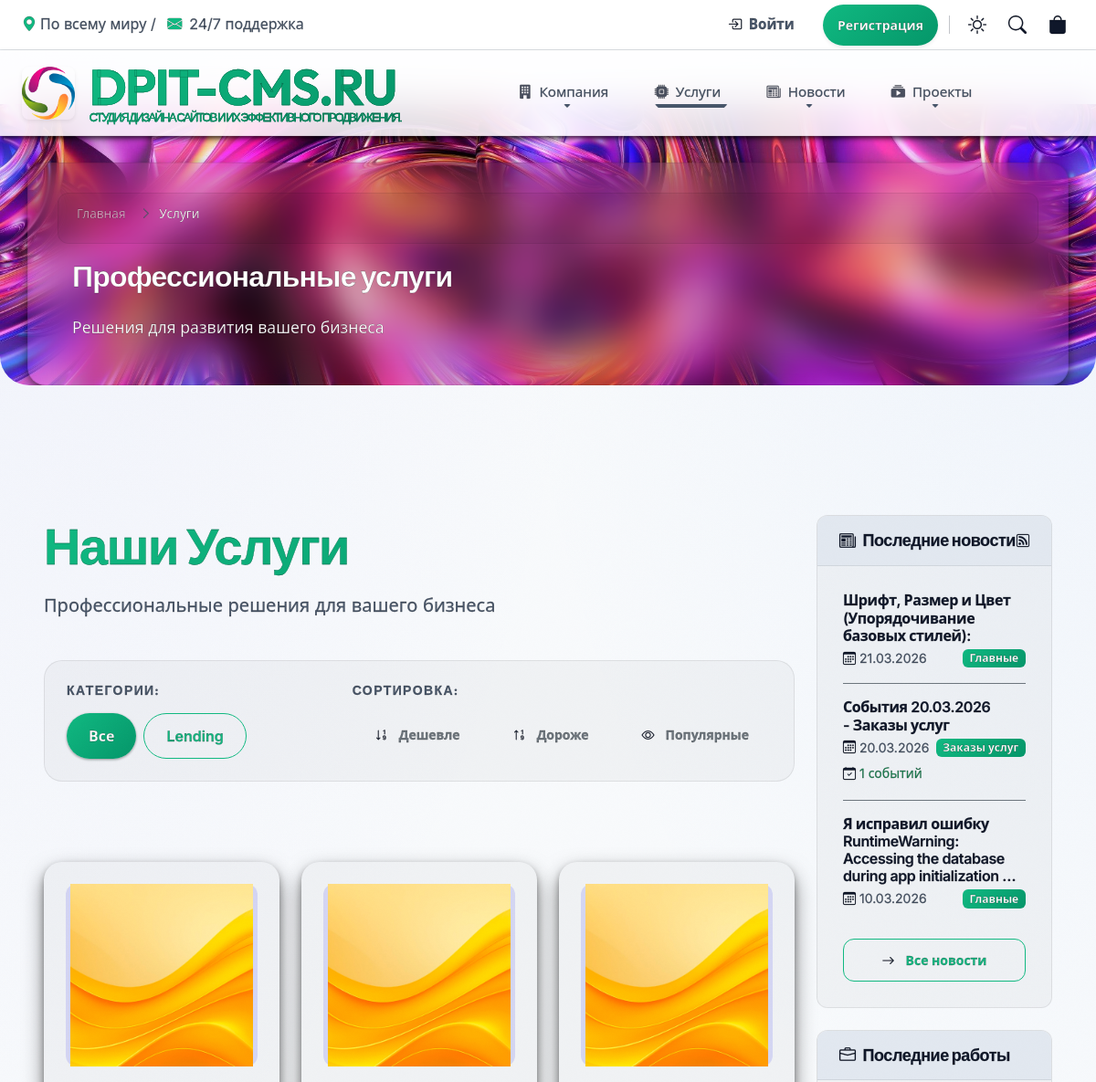
The page /services/ (upper part) on the database as committed earlier.
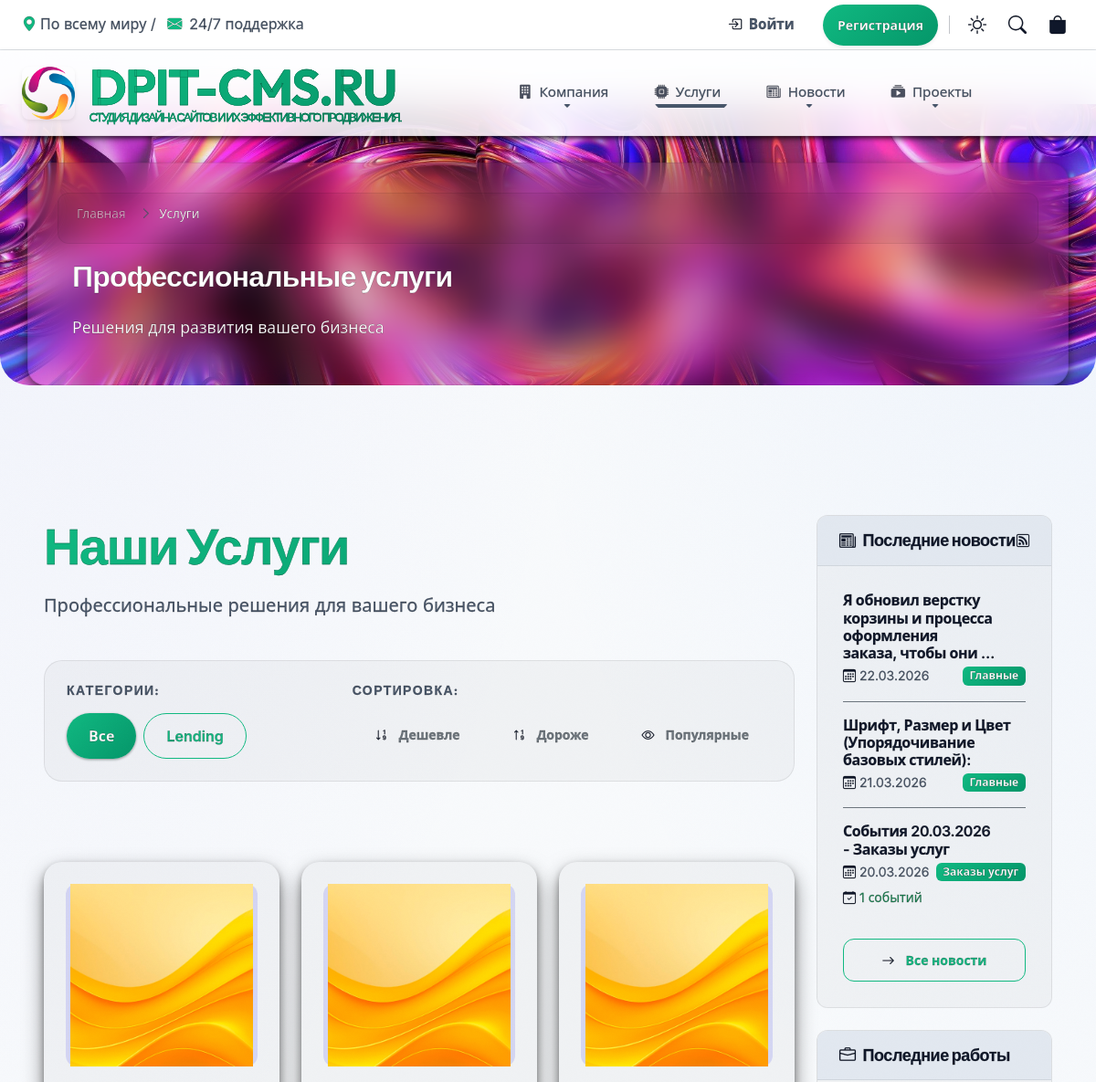
The same page on the database as committed later.
### services/models.py (models this page shows, shortened)
class ServiceCategory(ActiveModel, SEOModel, TimestampModel):
    name = models.CharField(max_length=100, verbose_name=_("Название категории"))
    slug = models.SlugField(unique=True, verbose_name=_("URL (slug)"), max_length=100)
    icon = models.FileField(
        upload_to=RenameUploadTo("services/categories/"),
        verbose_name=_("Иконка категории"),
        blank=True,
        null=True
    )
    description = models.TextField(verbose_name=_("Описание"), blank=True)
    order = models.PositiveIntegerField(default=0, verbose_name=_("Порядок сортировки"))
    class Meta:
        verbose_name = _("Категория услуг")
        verbose_name_plural = _("Категории услуг")
        ordering = ["order", "name"]

class Service(ActiveModel, SEOModel, TimestampModel):
    title = models.CharField(
        max_length=200,
        verbose_name=_("Название услуги"),
        help_text=_("Максимальная длина - 200 символов")
    )
    slug = models.SlugField(
        unique=True,
        verbose_name=_("URL"),
        max_length=200,
        help_text=_("Уникальный идентификатор для URL")
    )
    icon = models.FileField(
        upload_to=RenameUploadTo("services/icons/"),
        verbose_name=_("Иконка (JPG/GIF/PNG/SVG)"),
        blank=True,
        null=True,
        help_text=_("Рекомендуемый размер: 64x64 или 128x128 пикселей")
    )
    short_description = HTMLField(
        verbose_name=_("Краткое описание"),
        blank=True,
        help_text=_("Краткое описание для отображения в списках/карточках")
    )
    description = HTMLField(
        verbose_name=_("Полное описание"),
        default=_("<p>Описание услуги</p>"),
        help_text=_("Подробное описание профиля услуги с использованием форматирования")
    )
    category = models.ForeignKey(
        ServiceCategory,
        on_delete=models.SET_NULL,
        null=True,
        blank=True,
        related_name='services',
        verbose_name=_("Категория")
    )
    old_category_tag = models.CharField(
        max_length=100,
        verbose_name=_("Старый Тег (архив)"),
        blank=True,
        help_text=_("Старое текстовое поле категории")
    )
    TECHNOLOGY_CHOICES = [
        ('web-design', _('Веб-дизайн')),
        ('web-development', _('Веб-разработка')),
        ('graphic-design', _('Графический дизайн')),
        ('digital-marketing', _('Цифровой маркетинг')),
        ('seo', _('SEO')),
        ('crm', _('CRM-системы')),
        ('mobile-development', _('Мобильная разработка')),
        ('iot', _('Интернет вещей')),
        ('testing', _('Тестирование')),
        ('support-maintenance', _('Поддержка и обслуживание')),
        ('training', _('Обучение')),
        ('shop-development', _('Разработка интернет-магазинов')),
        ('landing-page', _('Разработка лендингов')),
        ('corporate-website', _('Разработка корпоративных сайтов')),
        ('php', _('PHP')),
        ('python', _('Python')),
        ('javascript', _('JavaScript')),
        ('html-css', _('HTML/CSS')),
        ('other', _('Другое')),
    ]
    technologies = models.ManyToManyField(
        Technology,
        related_name='services',
        verbose_name=_("Стек технологий"),
        blank=True,
        help_text=_("Выберите стек технологий")
    )
    PRICE_TYPE_CHOICES = [
        ('fixed', _('Фиксированная')),
        ('range', _('От и До')),
        ('contact', _('По договоренности')),
    ]
    price_type = models.CharField(
        max_length=10,
        choices=PRICE_TYPE_CHOICES,
        default='fixed',
        verbose_name=_("Тип ценообразования")
    )
    price_fixed = models.DecimalField(
        max_digits=12,
        decimal_places=2,
        null=True,
        blank=True,
        verbose_name=_("Фиксированная цена"),
        help_text=_("Итоговая цена (при фиксированной оплате)")
    )
    price_min = models.DecimalField(
        max_digits=12,
        decimal_places=2,
        null=True,
        blank=True,
        verbose_name=_("Начальная цена (ОТ)"),
        help_text=_("Нижняя граница диапазона")
    )
    price_max = models.DecimalField(
        max_digits=12,
        decimal_places=2,
        null=True,
        blank=True,
        verbose_name=_("Конечная цена (ДО)"),
        help_text=_("Верхняя граница диапазона")
    )
    CURRENCY_CHOICES = [
        ('RUB', _('Рубль (₽)')),
        ('USD', _('Доллар ($)')),
        ('EUR', _('Евро (€)')),
        ('KZT', _('Тенге (₸)')),
    ]
    currency = models.CharField(
        max_length=10,
        choices=CURRENCY_CHOICES,
        default="RUB",
        verbose_name=_("Валюта")
    )
    order = models.PositiveIntegerField(
        default=0,
        verbose_name=_("Индекс сортировки"),
        help_text=_("Чем меньше номер, тем выше запись в каталоге")
    )
    is_popular = models.BooleanField(
        default=False,
        verbose_name=_("Популярная услуга (Хит продаж)"),
        help_text=_("Вывод услуги в спец-блоках с тегом 'популярное'")
    )
    is_available_for_order = models.BooleanField(
        default=True,
        verbose_name=_("Доступно для заказа"),
        help_text=_("Если отключено, вместо кнопки заказа будет выведено сообщение о временной недоступности")
    )
    estimated_time = models.CharField(
        max_length=100,
        blank=True,
        verbose_name=_("Сроки выполнения"),
        help_text=_("Например: '2-3 недели', 'до 5 рабочих дней'")
    )
    views = models.PositiveIntegerField(
        default=0,
        verbose_name=_("Просмотры"),
        editable=False
    )
    related_portfolio = models.ManyToManyField(
        'portfolio.Portfolio',
        blank=True,
        related_name='related_services',
        verbose_name=_("Связанные работы из портфолио"),
        help_text=_("Выберите работы, которые будут отображаться как примеры для этой услуги")
    )
    COMPLEXITY_CHOICES = [
        ('simple', _('Простой')),
        ('medium', _('Средний')),
        ('complex', _('Сложный')),
        ('expert', _('Ультра-кодинг')),
    ]
    complexity_level = models.CharField(
        max_length=50,
        verbose_name=_("Уровень сложности"),
        choices=COMPLEXITY_CHOICES,
        default='medium',
    )
    deliverables = HTMLField(
        verbose_name=_("Что будет в результате"),
        blank=True,
        help_text=_("Результат который отправляется заказчику на руки (файлы, макеты, код)")
    )
    class Meta:
        verbose_name = _("Услуга")
        verbose_name_plural = _("Услуги")
        ordering = ["order", "title"]
        indexes = [
            models.Index(fields=['order', 'is_active'], name='srv_ord_act_idx'),
            models.Index(fields=['is_popular', 'is_active'], name='srv_pop_act_idx'),
            models.Index(fields=['category', 'is_active'], name='srv_cat_act_idx'),
        ]
    @property
    def can_be_ordered(self):
        if not self.is_available_for_order:
            return False
        if self.price_type == 'fixed' and self.price_fixed is None:
            return False
        return True
    def get_price_display(self):
        currency_symbols = {'RUB': '₽', 'USD': '$', 'EUR': '€', 'KZT': '₸'}
        symbol = currency_symbols.get(self.currency, self.currency)
        if self.price_type == 'fixed' and self.price_fixed:
            formatted = f"{self.price_fixed:,.0f}".replace(',', ' ')
            return f"{formatted} {symbol}"
        elif self.price_type == 'range' and self.price_min and self.price_max:
            min_fmt = f"{self.price_min:,.0f}".replace(',', ' ')
            max_fmt = f"{self.price_max:,.0f}".replace(',', ' ')
            return f"от {min_fmt}\nдо {max_fmt} {symbol}"
        elif self.price_type == 'contact':
            return _("Определяется индивидуально")
        return _("Уточняйте у менеджера")

### news/models.py (models this page shows, shortened)
class News(ActiveModel, SEOModel, TimestampModel):
    title = models.CharField(max_length=200, verbose_name="Заголовок")
    slug = models.SlugField(unique=True, verbose_name="URL")
    category = models.ForeignKey(
        NewsCategory, on_delete=models.CASCADE, verbose_name="Категория"
    )
    news_date = models.DateField(
        default=timezone.now,
        verbose_name="Дата новости",
        help_text="Дата, к которой относятся события (год, месяц, день)"
    )
    image = models.ImageField(
        upload_to=RenameUploadTo("news/images/"),
        verbose_name="Изображение",
        blank=True,
        null=True
    )
    content = HTMLField(verbose_name="Контент", default="<p>Контент сайта</p>")
    views = models.IntegerField(default=0, verbose_name="Просмотры")
    class Meta:
        verbose_name = "Новость"
        verbose_name_plural = "Новости"
        ordering = ["-news_date", "-created_at"]
        unique_together = [['category', 'news_date']]

class NewsCategory(ActiveModel, SEOModel, HeaderModel):
    name = models.CharField(max_length=100, verbose_name="Название")
    slug = models.SlugField(unique=True, verbose_name="URL")
    logo = models.ImageField(upload_to=RenameUploadTo("news/categories/"), verbose_name="Логотип")
    description = models.TextField(verbose_name="Описание")
    content = HTMLField(verbose_name="Описание на странице", default="<p>Описание</p>")
    order = models.IntegerField(default=0, verbose_name="Порядок")
    class Meta:
        verbose_name = "Категория новостей"
        verbose_name_plural = "Категории новостей"
        ordering = ["order", "name"]

### services/views.py (the view)
# urls.py: path('', views.ServiceListView.as_view(), name='list'),
class ServiceListView(ListView):
    model = Service
    template_name = 'services/list.html'
    context_object_name = 'services'
    paginate_by = 12
    def get_queryset(self):
        queryset = Service.objects.filter(is_active=True).order_by('order')
        filters = {
            'category': self.request.GET.get('category'),
            'complexity_level': self.request.GET.get('complexity'),
            'technologies': self.request.GET.get('tech'),
        }
        active_filters = {k: v for k, v in filters.items() if v}
        if active_filters:
            queryset = queryset.filter(**active_filters)
        sort_param = self.request.GET.get('sort')
        if sort_param == 'price_asc':
            queryset = queryset.order_by('price_min', 'price_fixed', 'order')
        elif sort_param == 'price_desc':
            queryset = queryset.order_by('-price_fixed', '-price_max', 'order')
        elif sort_param == 'views_desc':
            queryset = queryset.order_by('-views', 'order')
        return queryset
    def get_context_data(self, **kwargs):
        context = super().get_context_data(**kwargs)
        context['service_categories'] = (
            ServiceCategory.objects
            .filter(is_active=True)
            .order_by('order')
        )
        context['popular_services'] = Service.objects.filter(
            is_active=True,
            is_popular=True
        ).order_by('order')[:6]
        return context

### templates/services/list.html (shortened to what this page needs)
{% extends 'base.html' %}
{% load static %}
{% block extra_css %}
<link href="{% static 'css/services.css' %}" rel="stylesheet">
{% endblock %}
{% block content %}
<div class="row">
    <div class="col-12 text-left mb-4 animate-left">
        <h1 class="display-4 fw-bold text-gradient mb-3">Наши Услуги</h1>
        <p class="lead text-muted">Профессиональные решения для вашего бизнеса</p>
    </div>
    <div class="col-12 mb-5 animate-left">
        <div class="category-filter-box">
            <div class="d-flex justify-content-between align-items-start flex-wrap gap-3">
                <div>
                    <h5 class="fw-semibold mb-3 text-muted small text-uppercase letter-spacing-1">Категории:</h5>
                    <div class="d-flex flex-wrap gap-2">
                        <a href="{% url 'services:list' %}" class="btn {% if not request.GET.category %}btn-primary{% else %}btn-outline-primary{% endif %} rounded-pill px-4">Все</a>
                        {% for cat in service_categories %}
                        <a href="{% url 'services:list' %}?category={{ cat.id }}" class="btn {% if request.GET.category == cat.id|stringformat:'s' %}btn-primary{% else %}btn-outline-primary{% endif %} rounded-pill px-4">
                            {{ cat.name }}
                        </a>
                        {% endfor %}
                    </div>
                </div>
                <div class="sort-controls">
                    <h5 class="fw-semibold mb-3 text-muted small text-uppercase letter-spacing-1">Сортировка:</h5>
                    <div class="d-flex flex-wrap gap-2">
                        <a href="?sort=price_asc" class="btn btn-sm btn-outline-secondary rounded-pill align-content-center ">
                            <i class="bi bi-sort-numeric-down me-1"></i> Дешевле
                        </a>
                        <a href="?sort=price_desc" class="btn btn-sm btn-outline-secondary rounded-pill align-content-center ">
                            <i class="bi bi-sort-numeric-up me-1"></i> Дороже
                        </a>
                        <a href="?sort=views_desc" class="btn btn-sm btn-outline-secondary rounded-pill align-content-center ">
                            <i class="bi bi-eye me-1"></i> Популярные
                        </a>
                    </div>
                </div>
            </div>
        </div>
    </div>
    <div class="col-12">
        <div class="row g-4">
            {% for service in services %}
            <div class="col-lg-4 col-md-6">
                <div class="card-premium p-4 border-0 h-100 d-flex flex-column text-center">
                    <div class="service-icon mb-4 d-flex align-items-center justify-content-center mx-auto" style="width: 100%; height: 200px; background: var(--color-primary-alpha); border-radius: var(--radius-md);">
                        {% if service.icon %}
                            <img src="{{ service.icon.url }}" alt="{{ service.title }}" style="width: 100%; height: 200px; object-fit: contain;">
                        {% else %}
                            <div class="text-primary">
                                <i class="bi bi-cpu fs-1"></i>
                            </div>
                        {% endif %}
                    </div>
                </div>
            </div>
            {% endfor %}
        </div>
    </div>
</div>
{% endblock %}

### templates/includes/sidebar/block_news.html
<div class="sidebar-card mb-4">
    <div class="sidebar-header d-flex justify-content-between align-items-center">
        <h5 class="mb-0 text-white"><i class="bi bi-newspaper me-2"></i>Последние новости</h5>
        <a href="{% url 'news:feed' %}" class="text-muted small" title="RSS лента">
            <i class="bi bi-rss"></i>
        </a>
    </div>
    <div class="card-body">
        {% for latest in latest_news %}
        <div class="mb-3 pb-3 {% if not forloop.last %}border-bottom border-secondary{% endif %}">
            <h6 class="fw-semibold mb-1">
                <a href="{% url 'news:detail' latest.slug %}" class="text-white text-decoration-none hover-primary">
                    {{ latest.title|truncatewords:10 }}
                </a>
            </h6>
            <div class="d-flex justify-content-between align-items-center">
                <small class="text-muted">
                    <i class="bi bi-calendar3 me-1"></i>{{ latest.news_date|date:"d.m.Y" }}
                </small>
                <span class="badge badge-category-name bg-primary">
                    {{ latest.category.name }}
                </span>
            </div>
            {% if latest.events.count > 0 %}
            <div class="mt-1">
                <small class="text-success">
                    <i class="bi bi-calendar-check me-1"></i>{{ latest.events.count }} событий
                </small>
            </div>
            {% endif %}
        </div>
        {% empty %}
        <p class="text-muted mb-0 small">Новости пока не опубликованы</p>
        {% endfor %}
        {% if latest_news %}
        <div class="text-center mt-2">
            <a href="{% url 'news:list' %}" class="btn btn-sm btn-outline-primary w-100">
                <i class="bi bi-arrow-right me-1"></i>Все новости
            </a>
        </div>
        {% endif %}
    </div>
</div>

Rows that differ between the two databases and show on the page:
no longer on this page (row unchanged): News: title "Я исправил ошибку RuntimeWarning: Accessing the database during app initialization …", news_date "10.03.2026", category.name "Главные"
added News: title "Я обновил верстку корзины и процесса оформления заказа, чтобы они …", news_date "22.03.2026", category.name "Главные"
